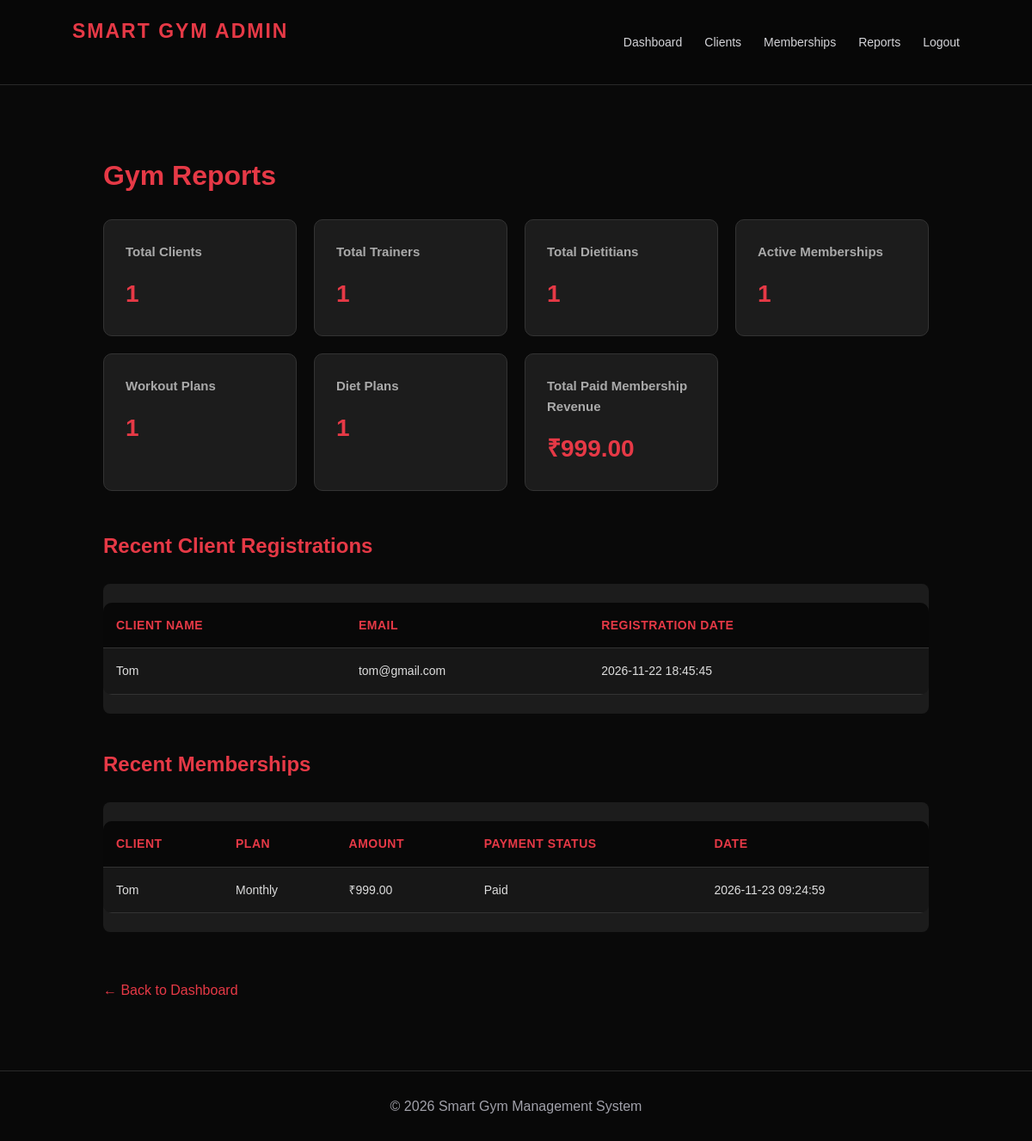
The page /admin/reports.php (signed in) on the database its author committed.
### tables this page shows
CREATE TABLE `clients` (
  `id` int NOT NULL AUTO_INCREMENT,
  `name` varchar(100) NOT NULL,
  `email` varchar(150) NOT NULL,
  `phone` varchar(15) NOT NULL,
  `password` varchar(255) NOT NULL,
  `created_at` timestamp NULL DEFAULT CURRENT_TIMESTAMP,
  PRIMARY KEY (`id`),
  UNIQUE KEY `email` (`email`)
);

CREATE TABLE `memberships` (
  `id` int NOT NULL AUTO_INCREMENT,
  `client_id` int NOT NULL,
  `plan_name` varchar(100) NOT NULL,
  `start_date` date NOT NULL,
  `end_date` date NOT NULL,
  `amount` decimal(10,2) NOT NULL,
  `payment_status` enum('Paid','Pending') DEFAULT 'Pending',
  `created_at` timestamp NULL DEFAULT CURRENT_TIMESTAMP,
  PRIMARY KEY (`id`),
  KEY `client_id` (`client_id`),
  CONSTRAINT `memberships_ibfk_1` FOREIGN KEY (`client_id`) REFERENCES `clients` (`id`) ON DELETE CASCADE
);

### admin/reports.php (the view, shortened to what this page needs)
<?php
require_once "../config/database.php";
$statistics = [];
$statistics["clients"] = $conn->query(
    "SELECT COUNT(*) FROM clients"
)->fetchColumn();
$statistics["trainers"] = $conn->query(
    "SELECT COUNT(*) FROM trainers"
)->fetchColumn();
$statistics["dietitians"] = $conn->query(
    "SELECT COUNT(*) FROM dietitians"
)->fetchColumn();
$statistics["memberships"] = $conn->query(
    "SELECT COUNT(*) FROM memberships
     WHERE start_date <= CURDATE()
     AND end_date >= CURDATE()"
)->fetchColumn();
$statistics["workout_plans"] = $conn->query(
    "SELECT COUNT(*) FROM workout_plans"
)->fetchColumn();
$statistics["diet_plans"] = $conn->query(
    "SELECT COUNT(*) FROM diet_plans"
)->fetchColumn();
$statistics["revenue"] = $conn->query(
    "SELECT COALESCE(SUM(amount), 0)
     FROM memberships
     WHERE payment_status = 'Paid'"
)->fetchColumn();
$recent_clients = $conn->query(
    "SELECT name, email, created_at
     FROM clients
     ORDER BY created_at DESC
     LIMIT 5"
)->fetchAll();
$recent_memberships = $conn->query(
    "SELECT c.name AS client_name, m.plan_name,
            m.amount, m.payment_status, m.created_at
     FROM memberships m
     INNER JOIN clients c ON m.client_id = c.id
     ORDER BY m.created_at DESC
     LIMIT 5"
)->fetchAll();
?>
<!DOCTYPE html>
<html lang="en">
<head>
    <link rel="stylesheet" href="../assets/css/style.css">
</head>
<body>
<header class="navbar">
    <h2>SMART GYM ADMIN</h2>
    <nav>
        <a href="dashboard.php">Dashboard</a>
        <a href="clients.php">Clients</a>
        <a href="memberships.php">Memberships</a>
        <a href="reports.php">Reports</a>
        <a href="logout.php">Logout</a>
    </nav>
</header>
<main class="container">
    <h1>Gym Reports</h1>
    <div class="stats-grid">
        <div class="stat-card">
            <h3>Total Clients</h3>
            <p><?= (int)$statistics["clients"] ?></p>
        </div>
        <div class="stat-card">
            <h3>Total Trainers</h3>
            <p><?= (int)$statistics["trainers"] ?></p>
        </div>
        <div class="stat-card">
            <h3>Total Dietitians</h3>
            <p><?= (int)$statistics["dietitians"] ?></p>
        </div>
        <div class="stat-card">
            <h3>Active Memberships</h3>
            <p><?= (int)$statistics["memberships"] ?></p>
        </div>
        <div class="stat-card">
            <h3>Workout Plans</h3>
            <p><?= (int)$statistics["workout_plans"] ?></p>
        </div>
        <div class="stat-card">
            <h3>Diet Plans</h3>
            <p><?= (int)$statistics["diet_plans"] ?></p>
        </div>
        <div class="stat-card">
            <h3>Total Paid Membership Revenue</h3>
            <p>₹<?= number_format((float)$statistics["revenue"], 2) ?></p>
        </div>
    </div>
    <h2>Recent Client Registrations</h2>
    <div class="table-container">
        <table>
            <thead>
                <tr>
                    <th>Client Name</th>
                    <th>Email</th>
                    <th>Registration Date</th>
                </tr>
            </thead>
            <tbody>
                <?php if (empty($recent_clients)): ?>
                    <tr>
                        <td colspan="3">No client registrations found.</td>
                    </tr>
                <?php else: ?>
                    <?php foreach ($recent_clients as $client): ?>
                        <tr>
                            <td><?= htmlspecialchars($client["name"]) ?></td>
                            <td><?= htmlspecialchars($client["email"]) ?></td>
                            <td><?= htmlspecialchars($client["created_at"]) ?></td>
                        </tr>
                    <?php endforeach; ?>
                <?php endif; ?>
            </tbody>
        </table>
    </div>
    <h2>Recent Memberships</h2>
    <div class="table-container">
        <table>
            <thead>
                <tr>
                    <th>Client</th>
                    <th>Plan</th>
                    <th>Amount</th>
                    <th>Payment Status</th>
                    <th>Date</th>
                </tr>
            </thead>
            <tbody>
                <?php if (empty($recent_memberships)): ?>
                    <tr>
                        <td colspan="5">No memberships found.</td>
                    </tr>
                <?php else: ?>
                    <?php foreach ($recent_memberships as $membership): ?>
                        <tr>
                            <td><?= htmlspecialchars($membership["client_name"]) ?></td>
                            <td><?= htmlspecialchars($membership["plan_name"]) ?></td>
                            <td>₹<?= number_format((float)$membership["amount"], 2) ?></td>
                            <td><?= htmlspecialchars($membership["payment_status"]) ?></td>
                            <td><?= htmlspecialchars($membership["created_at"]) ?></td>
                        </tr>
                    <?php endforeach; ?>
                <?php endif; ?>
            </tbody>
        </table>
    </div>
    <a href="dashboard.php" class="back-link">
        ← Back to Dashboard
    </a>
</main>
<footer>
    <p>&copy; <?= date("Y") ?> Smart Gym Management System</p>
</footer>
</body>
</html>

### assets/css/style.css (style rules this page uses)
:root { --bg: #090909; --surface: #111111; --card: #171717; --card-hover: #202020; --accent: #e63946; --accent-dark: #bd1f2d; --text: #ffffff; --muted: #a1a1aa; --border: #292929; --success: #22c55e; --warning: #f59e0b; --radius: 14px; --shadow: 0 12px 35px rgba(0,0,0,0.3); }
* { margin: 0; padding: 0; box-sizing: border-box; }
html { scroll-behavior: smooth; }
body { font-family: Arial, Helvetica, sans-serif; background: var(--bg); color: var(--text); line-height: 1.6; min-height: 100vh; }
a { color: inherit; }
.navbar { display: flex; justify-content: space-between; align-items: center; padding: 18px 7%; background: rgba(8,8,8,0.94); border-bottom: 1px solid var(--border); position: relative; z-index: 10; backdrop-filter: blur(15px); }
.navbar h2 { color: var(--accent); letter-spacing: 2px; font-size: 23px; font-weight: 800; }
.navbar nav { display: flex; align-items: center; gap: 26px; }
.navbar nav a { color: #d4d4d8; text-decoration: none; font-size: 14px; transition: 0.25s; }
.dashboard-container, .container { width: min(1200px, 90%); margin: 35px auto; }
table { width: 100%; border-collapse: collapse; margin: 22px 0; background: var(--card); border-radius: 10px; overflow: hidden; }
th { background: #222; color: var(--accent); text-align: left; font-size: 13px; text-transform: uppercase; letter-spacing: 0.5px; }
th, td { padding: 14px 16px; border-bottom: 1px solid var(--border); font-size: 14px; }
td { color: #ddd; }
footer { background: #080808; text-align: center; padding: 28px; color: var(--muted); border-top: 1px solid var(--border); }

### admin/reports.php (style rules this page uses)
.container { padding: 45px 5%; min-height: 85vh; }
h1, h2 { color: #e63946; margin-bottom: 25px; }
.stats-grid { display: grid; grid-template-columns: repeat(auto-fit, minmax(200px, 1fr)); gap: 20px; margin-bottom: 45px; }
.stat-card { background: #1c1c1c; border: 1px solid #333; border-radius: 10px; padding: 25px; }
.stat-card h3 { color: #aaa; font-size: 15px; margin-bottom: 15px; }
.stat-card p { color: #e63946; font-size: 28px; font-weight: bold; }
.table-container { overflow-x: auto; background: #1c1c1c; border-radius: 8px; margin-bottom: 40px; }
table { width: 100%; min-width: 600px; border-collapse: collapse; }
th, td { padding: 15px; text-align: left; border-bottom: 1px solid #333; }
th { background: #080808; color: #e63946; }
td { color: #ddd; }
.back-link { display: inline-block; margin-top: 15px; color: #e63946; text-decoration: none; }

### rows shown on the page
clients: name "Tom", email "tom@gmail.com", created_at "2026-11-22 18:45:45"
memberships: client.name "Tom", plan_name "Monthly", amount "999.00", payment_status "Paid", created_at "2026-11-23 09:24:59"

### other values the page prints
$statistics["clients"] "1"
$statistics["trainers"] "1"
$statistics["dietitians"] "1"
$statistics["memberships"] "1"
$statistics["workout_plans"] "1"
$statistics["diet_plans"] "1"
$statistics["revenue"] "999.00"
